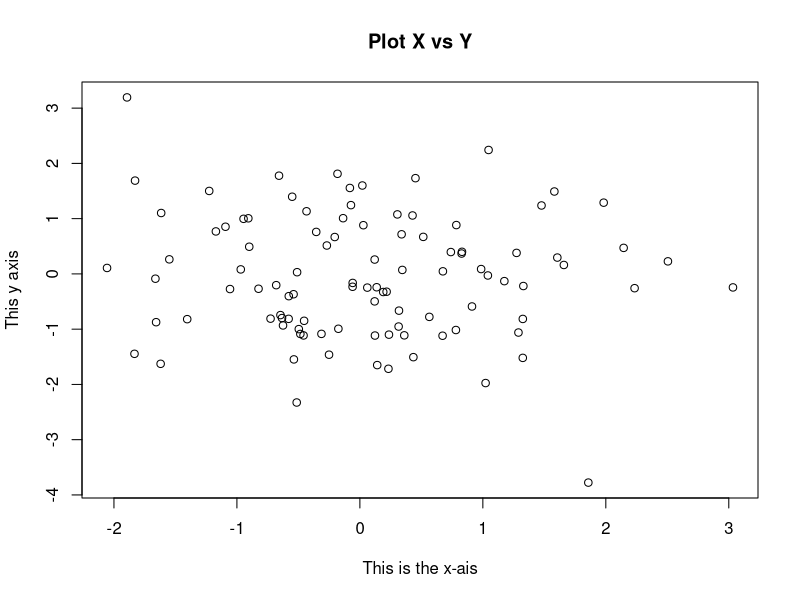
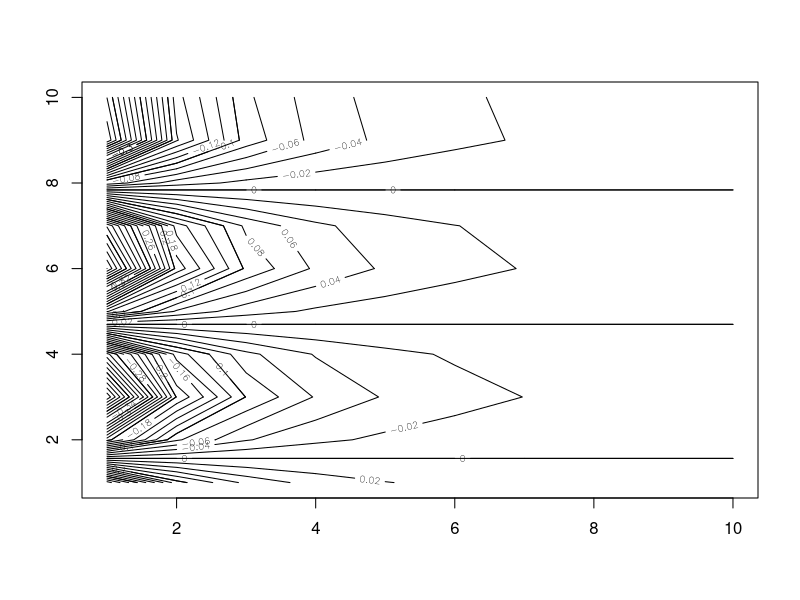
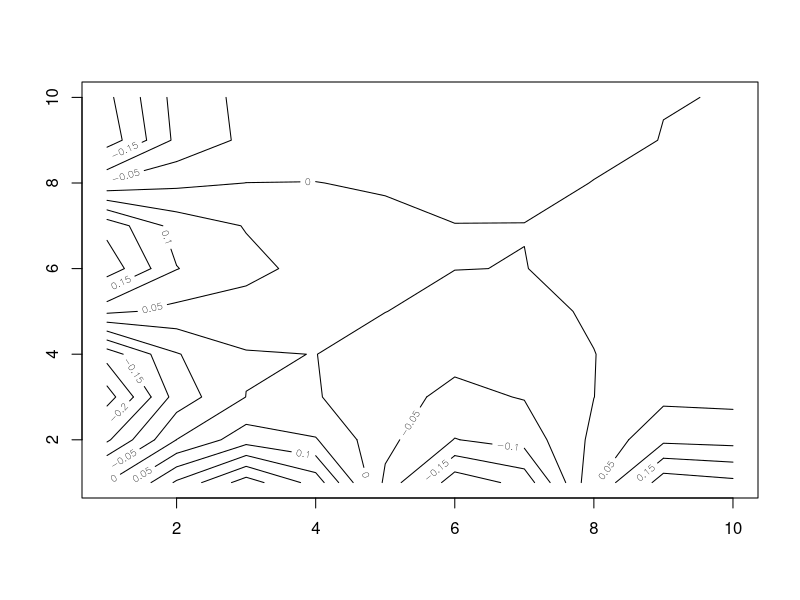
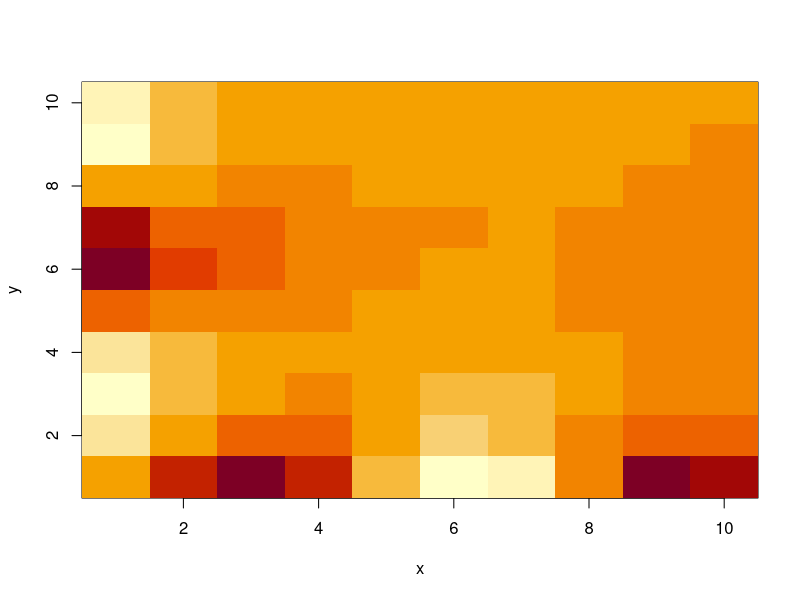
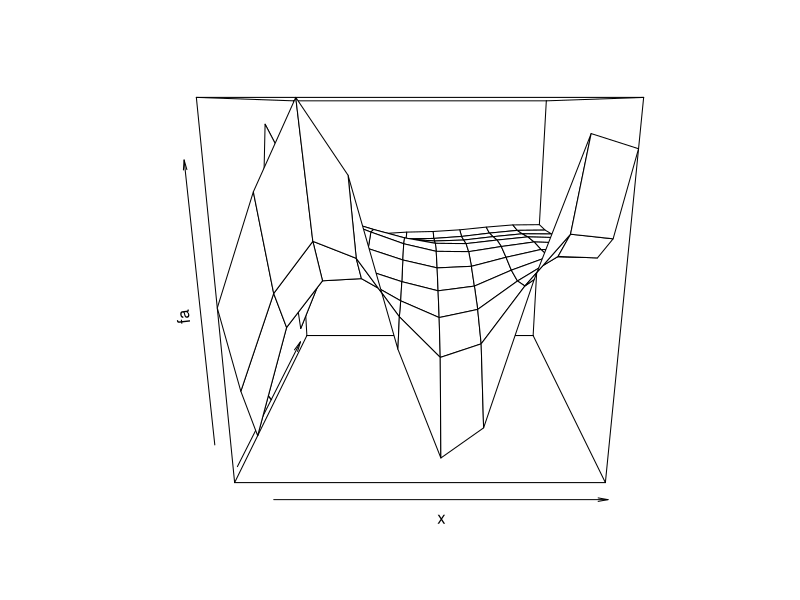
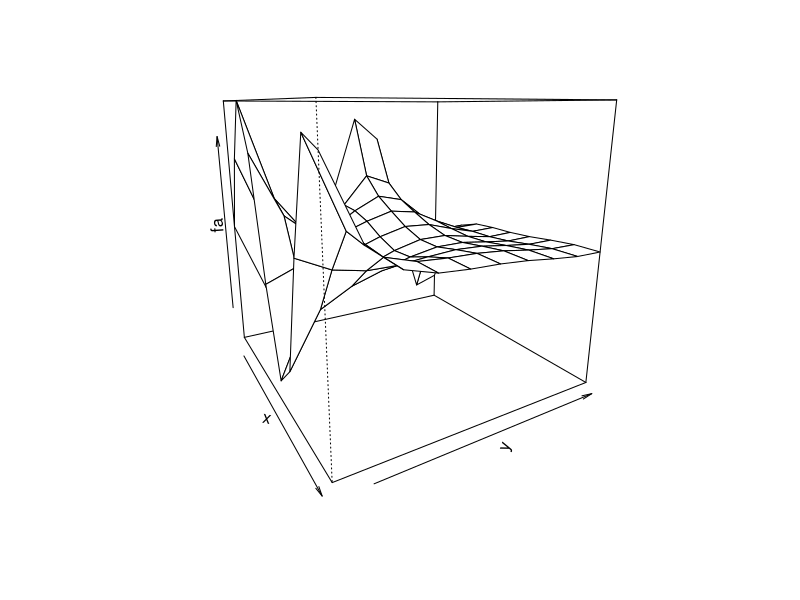
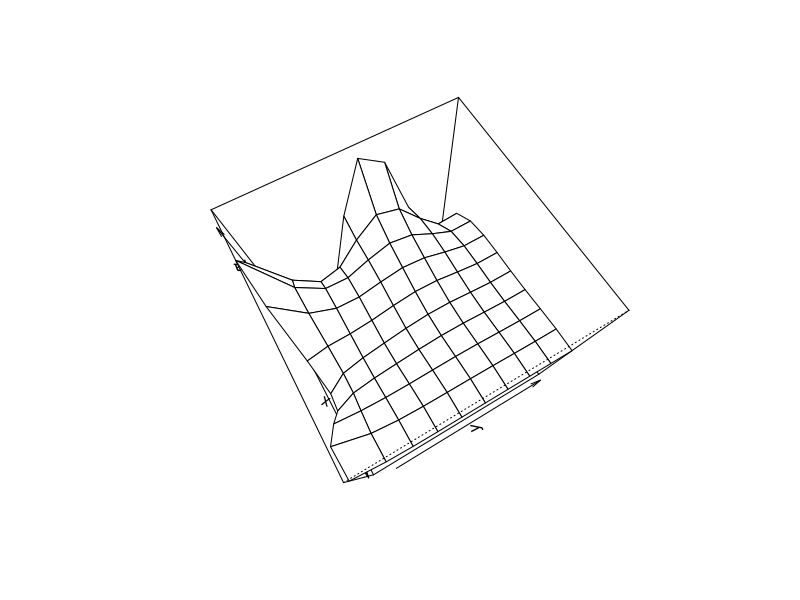

The R script that drew these images, in order:
# Graphics
x = rnorm(100)
y = rnorm(100)
#pdf("figur21.pdf") # Save grapgh to pdf or a.jpg
plot(x,y , xlab = "This is the x-ais", ylab = "This y axis",main = "Plot X vs Y")
#dev.off() # it just tells to R we are done now create file
#====================Sequence=================
x1 = seq(1,10)
x1
x2 = 1:10
x2
x3 = seq(-pi, pi, length = 50)
x3
#===============contour function for 3-d representaion======
?contour
x = 1:10
y = x
f = outer(x, y, function(x,y)cos(y)/(1+x^2))
contour(x,y,f)
contour(x,y,f, nlevels = 45, add = T)
fa = (f-t(f)) / 2
contour(x,y,fa,nlevels = 15)
#Image functin warks the same way as contour except that it produces a color-coded plot whose
#colors depend on the Z value.
image(x,y,fa)
#persp used to produce 3-dimensional plot.The argument theta and phi control angle at which the plot is viewed.
persp(x,y,fa)
persp(x,y,fa, theta = 60)
persp(x,y,fa, theta = 60, phi = 70)

#==================Matrix Indexing=============
mat = matrix(1:16, 4,4)
mat[2,2]
mat[c(1,3),c(2,4)]
mat[1:3,2:4]
mat[1:2,]
mat[, 1:2]
mat[-c(1,3),] # negative sign tells R to select all rows or columns except mentioned





